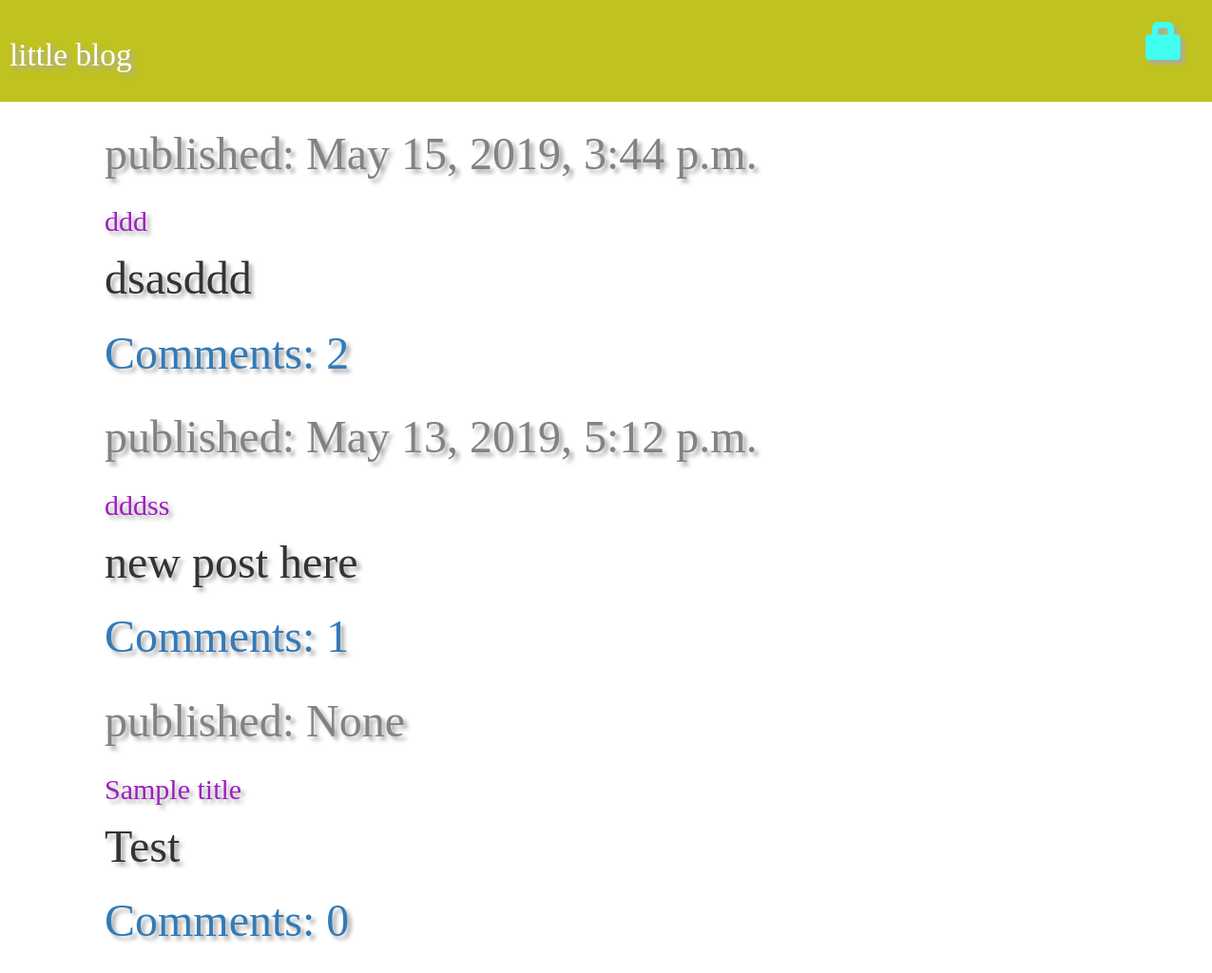
The page / on the database its author committed.
### blog/models.py (models this page shows, shortened)
class Post(models.Model):
    author = models.ForeignKey(settings.AUTH_USER_MODEL, on_delete=models.CASCADE)
    title = models.CharField(max_length=200)
    text = models.TextField()
    created_date = models.DateTimeField(default=timezone.now)
    published_date = models.DateTimeField(blank=True, null=True)
    def approved_comments(self):
        return self.comments.filter(approved_comment=True)

### blog/views.py (the view)
# urls.py: path('', views.post_list, name='post_list'),
def post_list(request):
    posts = Post.objects.all() #.filter(published_date__lte=timezone.now()).order_by('published_date')
    return render(request, 'blog/post_list.html', {'posts': posts})

### blog/templates/blog/post_list.html
{% extends 'blog/base.html' %}
{% block content %}
    <div class="content container">
        <div class="row">
            <div class="col-md-8">
                {% for post in posts %}
                    <div class="post">
                        <div class="date">
                            <p>published: {{ post.published_date }}</p>
                        </div>
                        <h2><a href="{% url 'post_detail' pk=post.pk %}">{{ post.title }}</a></h2>
                        <p>{{ post.text|linebreaksbr }}</p>
                        <a href="{% url 'post_detail' pk=post.pk %}">Comments: {{ post.approved_comments.count }}</a>                    </div>
    {% endfor %}
            </div>
         </div>
     </div>
{% endblock %}

### blog/templates/blog/base.html (shortened to what this page needs)
<!DOCTYPE html>
{% load static %}
<html>
    <head>
        <link rel="stylesheet" href="//maxcdn.bootstrapcdn.com/bootstrap/3.2.0/css/bootstrap.min.css">
        <link rel="stylesheet" href="//maxcdn.bootstrapcdn.com/bootstrap/3.2.0/css/bootstrap-theme.min.css">
        <link rel="stylesheet" href="{% static 'css/blog.css' %}">
    </head>
    <body>
        <div>
            <div class="page-header">
                {% if user.is_authenticated %}
                    <a href="{% url 'post_new' %}" class="top-menu"><span class="glyphicon glyphicon-plus"></span></a>
                    <p class="top-menu">Hello {{ user.username }} <small>(<a href="{% url 'logout' %}">Log out</a>)</small></p>
                {% else %}
                    <a href="{% url 'login' %}" class="top-menu"><span class="glyphicon glyphicon-lock"></span></a>
                {% endif %}
                <h1><a href="/">little blog</a></h1>
            </div>
        </div>
        <div class="content container">
            <div class="row">
                <div class="col-md-8">
                      {% block content %}
                      {% endblock %}
                </div>
            </div>
        </div>
    </body>
</html>

### blog/static/css/blog.css (style rules this page uses)
h1 a, h2 a { color: #34b0c2; font-family: 'Times New Roman',Times, serif; }
body { font-family: 'Roboto+Mono', serif; font-size: 48px; text-shadow: 4px 4px 4px #aaa; }
.page-header { background-color: #c0c220; margin-top: 0; padding: 20px 20px 20px 10px; }
.page-header h1, .page-header h1 a, .page-header h1 a:visited, .page-header h1 a:active { color: #ffffff; font-size: 25pt; text-decoration: none; }
.content { margin-left: 40px; }
h1, h2, h3, h4 { font-family: 'Times New Roman', cursive; }
.date { color: #828282; }
.top-menu, .top-menu:hover, .top-menu:visited { color: #40ffee; float: right; font-size: 30pt; margin-right: 10px; }
.post { margin-bottom: 20px; }
.post h2 a, .post h2 a:visited { color: #9c1fbe; }

### rows shown on the page
Post: published_date "May 15, 2019, 3:44 p.m.", title "ddd", text "dsasddd", approved_comments.count "2"
Post: published_date "May 13, 2019, 5:12 p.m.", title "dddss", text "new post here", approved_comments.count "1"
Post: published_date "None", title "Sample title", text "Test", approved_comments.count "0"
